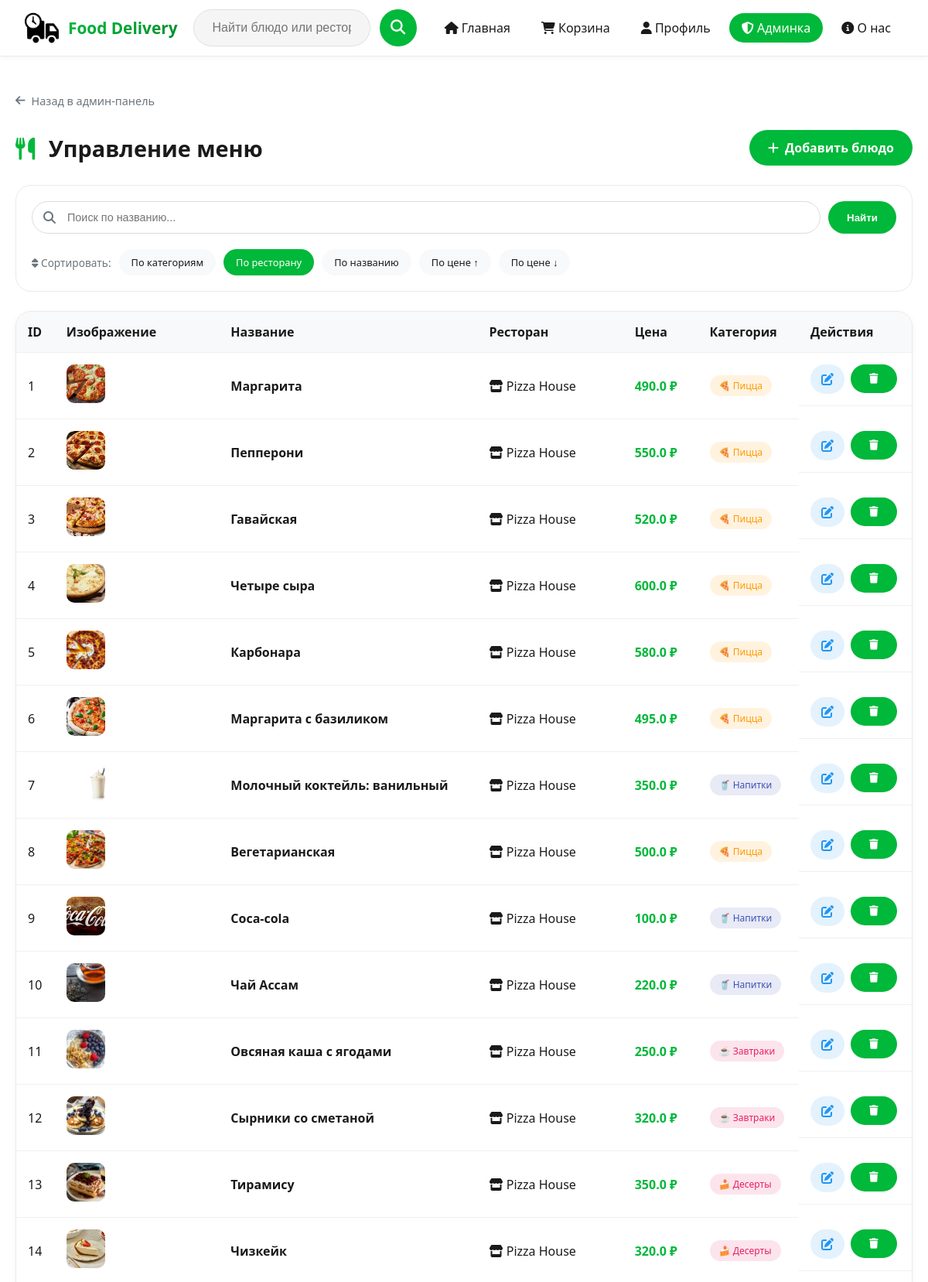
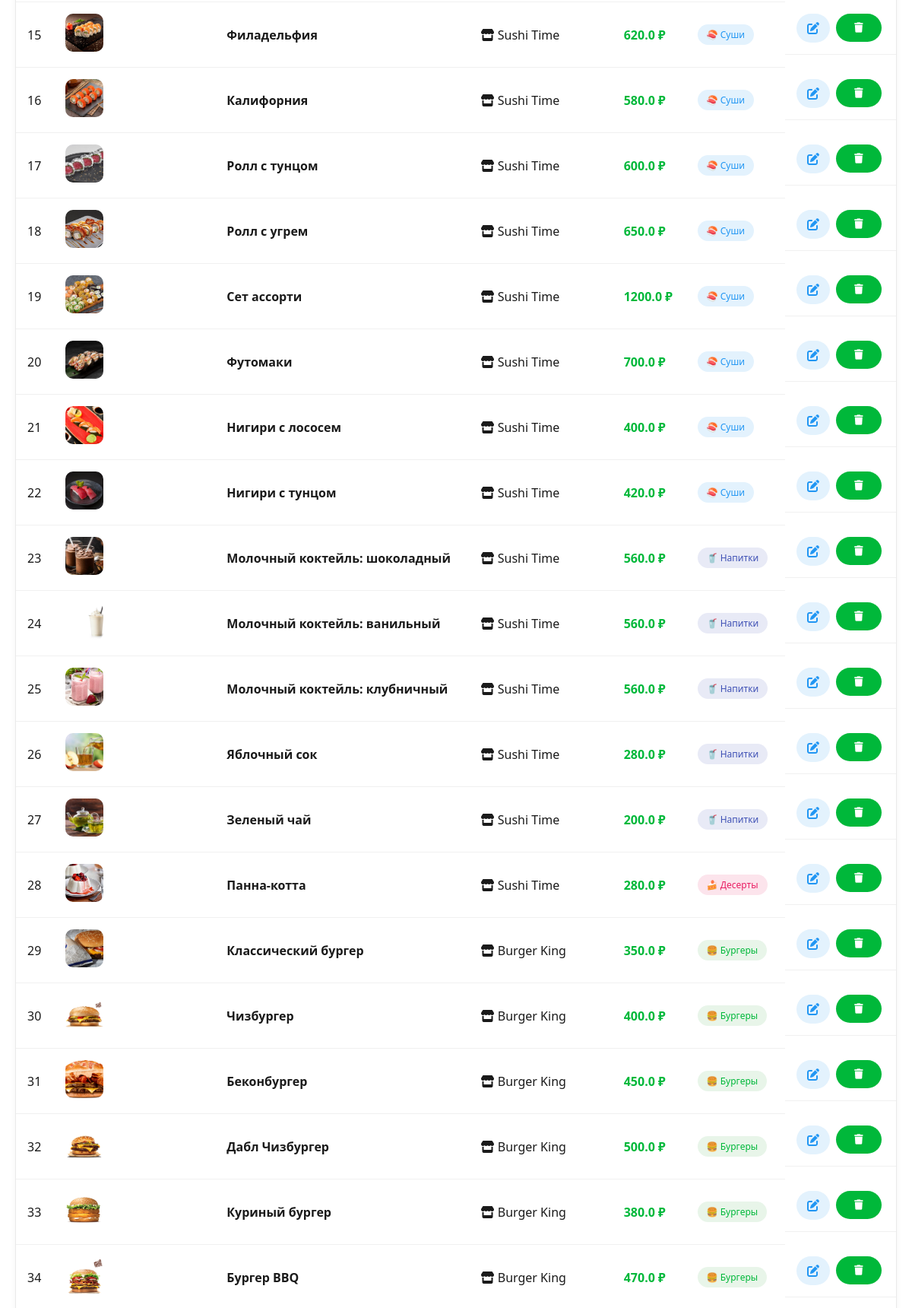
Page /admin/menu?sort=restaurant&order=asc&search= (signed in, upper part) on the committed database (2 pictures, top to bottom).
### models.py (models this page shows)
class MenuItem(db.Model):
    __tablename__ = 'menu_item'
    search_name = db.Column(db.String(200), default='')
    id = db.Column(db.Integer, primary_key=True)
    name = db.Column(db.String(200), nullable=False, index=True)
    price = db.Column(db.Float, nullable=False)
    restaurant_id = db.Column(db.Integer, db.ForeignKey('restaurant.id', ondelete='CASCADE'), nullable=False)
    description = db.Column(db.String(400))
    weight = db.Column(db.String(50))
    image = db.Column(db.String(200), default='images/default.png')
    category = db.Column(db.String(50), default='other')

class Restaurant(db.Model):
    __tablename__ = 'restaurant'
    id = db.Column(db.Integer, primary_key=True)
    name = db.Column(db.String(150), nullable=False, index=True)
    city = db.Column(db.String(100), index=True)
    delivery_time = db.Column(db.Integer, default=30)
    image = db.Column(db.String(200), default='images/default.png')
    menu_items = db.relationship('MenuItem', backref='restaurant', lazy=True, cascade='all, delete-orphan')

### routes.py (the view)
@main_bp.route('/admin/menu')
@login_required
@admin_required
def admin_menu():
    sort_by = request.args.get('sort', 'category')  # default: по категории
    order = request.args.get('order', 'asc')
    search = request.args.get('search', '')
    query = MenuItem.query
    if search:
        query = query.filter(MenuItem.name.ilike(f'%{search}%'))
    if sort_by == 'category':
        category_order = ['pizza', 'burger', 'sushi', 'breakfast', 'drink', 'other']
        if order == 'asc':
            menu_items = query.all()
            menu_items.sort(key=lambda x: category_order.index(x.category) if x.category in category_order else 999)
        else:
            menu_items = query.order_by(MenuItem.category.desc()).all()
    elif sort_by == 'price':
        if order == 'asc':
            menu_items = query.order_by(MenuItem.price.asc()).all()
        else:
            menu_items = query.order_by(MenuItem.price.desc()).all()
    elif sort_by == 'name':
        if order == 'asc':
            menu_items = query.order_by(MenuItem.name.asc()).all()
        else:
            menu_items = query.order_by(MenuItem.name.desc()).all()
    elif sort_by == 'restaurant':
        if order == 'asc':
            menu_items = query.order_by(MenuItem.restaurant_id.asc()).all()
        else:
            menu_items = query.order_by(MenuItem.restaurant_id.desc()).all()
    else:
        menu_items = query.all()
        category_order = ['pizza', 'burger', 'sushi', 'breakfast', 'drink', 'other']
        menu_items.sort(
            key=lambda x: (category_order.index(x.category) if x.category in category_order else 999, x.name))
    return render_template('admin/admin_menu.html',
                           menu_items=menu_items,
                           sort_by=sort_by,
                           order=order,
                           search=search)

### app.py (called while the page is built)
@login_manager.user_loader
def load_user(user_id):
    return User.query.get(int(user_id))

### routes.py (called while the page is built)
def admin_required(f):
    @wraps(f)
    def decorated_function(*args, **kwargs):
        if not current_user.is_authenticated or not current_user.is_admin:
            flash('Доступ запрещен. Требуются права администратора.', 'error')
            return redirect(url_for('main.index'))
        return f(*args, **kwargs)
    return decorated_function

### templates/admin/admin_menu.html (shortened to what this page needs)
{% extends "base.html" %}
{% block content %}
<div class="admin-section">
    <div class="back-link-wrapper">
        <a href="{{ url_for('main.admin_panel') }}" class="back-link">
            <i class="fas fa-arrow-left"></i> Назад в админ-панель
        </a>
    </div>
    <div class="admin-header">
        <h1><i class="fas fa-utensils"></i> Управление меню</h1>
        <a href="{{ url_for('main.admin_add_menu_item') }}" class="btn-primary">
            <i class="fas fa-plus"></i> Добавить блюдо
        </a>
    </div>
    <div class="filter-panel">
        <form method="GET" class="search-form">
            <div class="search-input-wrapper">
                <i class="fas fa-search"></i>
                <input type="text" name="search" placeholder="Поиск по названию..." value="{{ search }}" class="search-input-admin">
            </div>
            <button type="submit" class="search-btn-admin">Найти</button>
        </form>
        <div class="sorting-buttons">
            <span class="sort-label"><i class="fas fa-sort"></i> Сортировать:</span>
            <a href="{{ url_for('main.admin_menu', sort='category', order='asc', search=search) }}" class="sort-btn {% if sort_by == 'category' %}active{% endif %}">
                По категориям
            </a>
            <a href="{{ url_for('main.admin_menu', sort='restaurant', order='asc', search=search) }}" class="sort-btn {% if sort_by == 'restaurant' %}active{% endif %}">
                По ресторану
            </a>
            <a href="{{ url_for('main.admin_menu', sort='name', order='asc', search=search) }}" class="sort-btn {% if sort_by == 'name' %}active{% endif %}">
                По названию
            </a>
            <a href="{{ url_for('main.admin_menu', sort='price', order='asc', search=search) }}" class="sort-btn {% if sort_by == 'price' %}active{% endif %}">
                По цене ↑
            </a>
            <a href="{{ url_for('main.admin_menu', sort='price', order='desc', search=search) }}" class="sort-btn {% if sort_by == 'price' and order == 'desc' %}active{% endif %}">
                По цене ↓
            </a>
        </div>
    </div>
    <div class="admin-table-wrapper">
        <table class="admin-table">
            <thead>
                <tr>
                    <th>ID</th>
                    <th>Изображение</th>
                    <th>Название</th>
                    <th>Ресторан</th>
                    <th>Цена</th>
                    <th>Категория</th>
                    <th>Действия</th>
                </tr>
            </thead>
            <tbody>
                {% set category_order = ['pizza', 'burger', 'sushi', 'breakfast', 'drink', 'other'] %}
                {% set current_category = '' %}
                {% for item in menu_items %}
                    <tr class="menu-item-row">
                        <td>{{ item.id }}</td>
                        <td>
                            <img src="{{ url_for('static', filename=item.image) }}" alt="{{ item.name }}" class="table-img">
                        </td>
                        <td><strong>{{ item.name }}</strong></td>
                        <td><i class="fas fa-store"></i> {{ item.restaurant.name }}</td>
                        <td><strong style="color:#00b83a;">{{ item.price }} ₽</strong></td>
                        <td>
                            {% if item.category == 'pizza' %}
                                <span class="category-pizza">🍕 Пицца</span>
                            {% elif item.category == 'burger' %}
                                <span class="category-burger">🍔 Бургеры</span>
                            {% elif item.category == 'sushi' %}
                                <span class="category-sushi">🍣 Суши</span>
                            {% elif item.category == 'breakfast' %}
                                <span class="category-breakfast">☕ Завтраки</span>
                            {% elif item.category == 'drink' %}
                                <span class="category-drink">🥤 Напитки</span>
                            {% elif item.category == 'dessert' %}
                                <span class="category-dessert">🍰 Десерты</span>
                            {% else %}
                                <span class="category-other">📦 Другое</span>
                            {% endif %}
                        </td>
                        <td class="table-actions">
                            <a href="{{ url_for('main.admin_edit_menu_item', item_id=item.id) }}" class="btn-edit">
                                <i class="fas fa-edit"></i>
                            </a>
                            <form method="POST" action="{{ url_for('main.admin_delete_menu_item', item_id=item.id) }}" style="display:inline;" onsubmit="return confirm('Удалить блюдо «{{ item.name }}»?')">
                                <button type="submit" class="btn-delete">
                                    <i class="fas fa-trash"></i>
                                </button>
                            </form>
                        </td>
                    </tr>
                {% endfor %}
            </tbody>
        </table>
    </div>
</div>
{% endblock %}

### static/style.css (style rules this page uses)
* { margin: 0; padding: 0; box-sizing: border-box; }
body { font-family: -apple-system, BlinkMacSystemFont, 'Segoe UI', Roboto, 'Helvetica Neue', Arial, sans-serif; background-color: #ffffff; color: #1a1a1a; transition: background 0.3s ease, color 0.3s ease; animation: fadeIn 0.6s ease-out; }
header, footer, nav, .restaurant, .promo-card, .menu-item, .cart-item, .cart-total, .form-container, .profile-card, .admin-card, .card, .search-input, .search-autocomplete, .btn, .category-btn, input, textarea, select, button, .empty-cart, .team-card, .about-card { transition: background 0.3s ease, color 0.3s ease, border-color 0.3s ease, box-shadow 0.3s ease; }
.category-dessert { background: #fce4ec; color: #e91e63; padding: 5px 12px; border-radius: 30px; font-size: 0.75rem; font-weight: 500; display: inline-block; }
.btn, button[type="submit"], .restaurant .btn { background: #00b83a; color: white; border-radius: 40px; padding: 12px 24px; font-weight: 600; border: none; cursor: pointer; text-decoration: none; display: inline-flex; align-items: center; gap: 8px; transition: all 0.2s ease; }

### templates/base.html (style rules this page uses)
body { animation: fadeInPage 0.5s ease-out; background: #ffffff; color: #1a1a1a; transition: background 0.3s ease, color 0.3s ease; }
header, footer, nav, .restaurant, .restaurant-card, .item-card, .promo-card, .profile-card, .cashback-card, .orders-card, .cart-item, .cart-total, .menu-item, .team-card, .about-card, .form-container, .edit-profile-form, .admin-card, .search-input, .search-autocomplete, .btn, .category-btn, .search-btn, input, textarea, select, button { transition: background 0.3s ease, color 0.3s ease, border-color 0.3s ease, box-shadow 0.3s ease !important; }

### rows in the picture
MenuItem: id "1", image (picture), name "Маргарита", restaurant.name "Pizza House", price "490.0", category "🍕 Пицца"
MenuItem: id "2", image (picture), name "Пепперони", restaurant.name "Pizza House", price "550.0", category "🍕 Пицца"
MenuItem: id "3", image (picture), name "Гавайская", restaurant.name "Pizza House", price "520.0", category "🍕 Пицца"
MenuItem: id "4", image (picture), name "Четыре сыра", restaurant.name "Pizza House", price "600.0", category "🍕 Пицца"
MenuItem: id "5", image (picture), name "Карбонара", restaurant.name "Pizza House", price "580.0", category "🍕 Пицца"
MenuItem: id "6", image (picture), name "Маргарита с базиликом", restaurant.name "Pizza House", price "495.0", category "🍕 Пицца"
MenuItem: id "7", image (picture), name "Молочный коктейль: ванильный", restaurant.name "Pizza House", price "350.0", category "🥤 Напитки"
MenuItem: id "8", image (picture), name "Вегетарианская", restaurant.name "Pizza House", price "500.0", category "🍕 Пицца"
MenuItem: id "9", image (picture), name "Coca-cola", restaurant.name "Pizza House", price "100.0", category "🥤 Напитки"
MenuItem: id "10", image (picture), name "Чай Ассам", restaurant.name "Pizza House", price "220.0", category "🥤 Напитки"
MenuItem: id "11", image (picture), name "Овсяная каша с ягодами", restaurant.name "Pizza House", price "250.0", category "☕ Завтраки"
MenuItem: id "12", image (picture), name "Сырники со сметаной", restaurant.name "Pizza House", price "320.0", category "☕ Завтраки"
MenuItem: id "13", image (picture), name "Тирамису", restaurant.name "Pizza House", price "350.0", category "🍰 Десерты"
MenuItem: id "14", image (picture), name "Чизкейк", restaurant.name "Pizza House", price "320.0", category "🍰 Десерты"
MenuItem: id "15", image (picture), name "Филадельфия", restaurant.name "Sushi Time", price "620.0", category "🍣 Суши"
MenuItem: id "16", image (picture), name "Калифорния", restaurant.name "Sushi Time", price "580.0", category "🍣 Суши"
MenuItem: id "17", image (picture), name "Ролл с тунцом", restaurant.name "Sushi Time", price "600.0", category "🍣 Суши"
MenuItem: id "18", image (picture), name "Ролл с угрем", restaurant.name "Sushi Time", price "650.0", category "🍣 Суши"
MenuItem: id "19", image (picture), name "Сет ассорти", restaurant.name "Sushi Time", price "1200.0", category "🍣 Суши"
MenuItem: id "20", image (picture), name "Футомаки", restaurant.name "Sushi Time", price "700.0", category "🍣 Суши"
MenuItem: id "21", image (picture), name "Нигири с лососем", restaurant.name "Sushi Time", price "400.0", category "🍣 Суши"
MenuItem: id "22", image (picture), name "Нигири с тунцом", restaurant.name "Sushi Time", price "420.0", category "🍣 Суши"
MenuItem: id "23", image (picture), name "Молочный коктейль: шоколадный", restaurant.name "Sushi Time", price "560.0", category "🥤 Напитки"
MenuItem: id "24", image (picture), name "Молочный коктейль: ванильный", restaurant.name "Sushi Time", price "560.0", category "🥤 Напитки"
MenuItem: id "25", image (picture), name "Молочный коктейль: клубничный", restaurant.name "Sushi Time", price "560.0", category "🥤 Напитки"
MenuItem: id "26", image (picture), name "Яблочный сок", restaurant.name "Sushi Time", price "280.0", category "🥤 Напитки"
MenuItem: id "27", image (picture), name "Зеленый чай", restaurant.name "Sushi Time", price "200.0", category "🥤 Напитки"
MenuItem: id "28", image (picture), name "Панна-котта", restaurant.name "Sushi Time", price "280.0", category "🍰 Десерты"
MenuItem: id "29", image (picture), name "Классический бургер", restaurant.name "Burger King", price "350.0", category "🍔 Бургеры"
MenuItem: id "30", image (picture), name "Чизбургер", restaurant.name "Burger King", price "400.0", category "🍔 Бургеры"
MenuItem: id "31", image (picture), name "Беконбургер", restaurant.name "Burger King", price "450.0", category "🍔 Бургеры"
MenuItem: id "32", image (picture), name "Дабл Чизбургер", restaurant.name "Burger King", price "500.0", category "🍔 Бургеры"
MenuItem: id "33", image (picture), name "Куриный бургер", restaurant.name "Burger King", price "380.0", category "🍔 Бургеры"
MenuItem: id "34", image (picture), name "Бургер BBQ", restaurant.name "Burger King", price "470.0", category "🍔 Бургеры"
